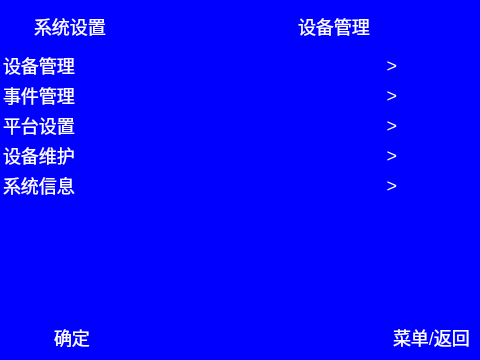
<?xml version="1.0" encoding="UTF-8"?>
<ui version="4.0">
 <class>SystemSetting</class>
 <widget class="QWidget" name="SystemSetting">
  <property name="geometry">
   <rect>
    <x>0</x>
    <y>0</y>
    <width>480</width>
    <height>360</height>
   </rect>
  </property>
  <property name="windowTitle">
   <string>SystemSetting</string>
  </property>
  <property name="styleSheet">
   <string notr="true">
*{
color: rgb(255, 255, 255);
background-color: rgba(0, 0, 255, 100%);
font: 18px;
/*border:1px solid red;*/
}

#widgetHead{
	/*background-color: rgba(20 ,30, 30,100);*/
	/*border-bottom:1px solid #F8F8FF;*/
}

#tableWidget::item:focus{
	/*border: 0px solid rgb(255,209,128);)*/
/*border: 0px;
background-color::rgb(255,209,128);*/
}


</string>
  </property>
  <widget class="QWidget" name="BaseWidget" native="true">
   <property name="geometry">
    <rect>
     <x>0</x>
     <y>0</y>
     <width>480</width>
     <height>360</height>
    </rect>
   </property>
   <widget class="QWidget" name="widgetHead" native="true">
    <property name="geometry">
     <rect>
      <x>0</x>
      <y>0</y>
      <width>480</width>
      <height>50</height>
     </rect>
    </property>
    <widget class="QLabel" name="navTipValueLable">
     <property name="geometry">
      <rect>
       <x>34</x>
       <y>16</y>
       <width>72</width>
       <height>21</height>
      </rect>
     </property>
     <property name="text">
      <string>系统设置</string>
     </property>
    </widget>
    <widget class="QLabel" name="navTipLogoLable">
     <property name="geometry">
      <rect>
       <x>6</x>
       <y>17</y>
       <width>20</width>
       <height>20</height>
      </rect>
     </property>
     <property name="text">
      <string/>
     </property>
     <property name="pixmap">
      <pixmap resource="res.qrc">:/Image/nav-setting.png</pixmap>
     </property>
     <property name="scaledContents">
      <bool>true</bool>
     </property>
    </widget>
    <widget class="QLabel" name="navTipconfigLable">
     <property name="geometry">
      <rect>
       <x>298</x>
       <y>16</y>
       <width>141</width>
       <height>21</height>
      </rect>
     </property>
     <property name="text">
      <string>设备管理</string>
     </property>
    </widget>
   </widget>
   <widget class="QTableWidget" name="tableWidget">
    <property name="enabled">
     <bool>true</bool>
    </property>
    <property name="geometry">
     <rect>
      <x>0</x>
      <y>50</y>
      <width>480</width>
      <height>360</height>
     </rect>
    </property>
    <property name="focusPolicy">
     <enum>Qt::NoFocus</enum>
    </property>
    <property name="frameShape">
     <enum>QFrame::NoFrame</enum>
    </property>
    <property name="lineWidth">
     <number>0</number>
    </property>
    <property name="verticalScrollBarPolicy">
     <enum>Qt::ScrollBarAlwaysOff</enum>
    </property>
    <property name="horizontalScrollBarPolicy">
     <enum>Qt::ScrollBarAlwaysOff</enum>
    </property>
    <property name="sizeAdjustPolicy">
     <enum>QAbstractScrollArea::AdjustToContents</enum>
    </property>
    <property name="editTriggers">
     <set>QAbstractItemView::AnyKeyPressed|QAbstractItemView::DoubleClicked|QAbstractItemView::EditKeyPressed</set>
    </property>
    <property name="tabKeyNavigation">
     <bool>false</bool>
    </property>
    <property name="selectionMode">
     <enum>QAbstractItemView::SingleSelection</enum>
    </property>
    <property name="selectionBehavior">
     <enum>QAbstractItemView::SelectRows</enum>
    </property>
    <property name="showGrid">
     <bool>false</bool>
    </property>
    <property name="gridStyle">
     <enum>Qt::NoPen</enum>
    </property>
    <property name="wordWrap">
     <bool>false</bool>
    </property>
    <property name="cornerButtonEnabled">
     <bool>false</bool>
    </property>
    <attribute name="horizontalHeaderVisible">
     <bool>false</bool>
    </attribute>
    <attribute name="horizontalHeaderCascadingSectionResizes">
     <bool>false</bool>
    </attribute>
    <attribute name="horizontalHeaderDefaultSectionSize">
     <number>200</number>
    </attribute>
    <attribute name="horizontalHeaderHighlightSections">
     <bool>false</bool>
    </attribute>
    <attribute name="verticalHeaderVisible">
     <bool>false</bool>
    </attribute>
    <attribute name="verticalHeaderHighlightSections">
     <bool>false</bool>
    </attribute>
    <attribute name="verticalHeaderShowSortIndicator" stdset="0">
     <bool>false</bool>
    </attribute>
    <row>
     <property name="text">
      <string>1</string>
     </property>
    </row>
    <row>
     <property name="text">
      <string>2</string>
     </property>
    </row>
    <row>
     <property name="text">
      <string>3</string>
     </property>
    </row>
    <row>
     <property name="text">
      <string>4</string>
     </property>
    </row>
    <row>
     <property name="text">
      <string>5</string>
     </property>
    </row>
    <column>
     <property name="text">
      <string>1</string>
     </property>
    </column>
    <column>
     <property name="text">
      <string>2</string>
     </property>
    </column>
    <item row="0" column="0">
     <property name="text">
      <string>设备管理</string>
     </property>
    </item>
    <item row="0" column="1">
     <property name="text">
      <string>&gt;</string>
     </property>
     <property name="textAlignment">
      <set>AlignTrailing|AlignVCenter</set>
     </property>
    </item>
    <item row="1" column="0">
     <property name="text">
      <string>事件管理</string>
     </property>
    </item>
    <item row="1" column="1">
     <property name="text">
      <string>&gt;</string>
     </property>
     <property name="textAlignment">
      <set>AlignTrailing|AlignVCenter</set>
     </property>
    </item>
    <item row="2" column="0">
     <property name="text">
      <string>平台设置</string>
     </property>
    </item>
    <item row="2" column="1">
     <property name="text">
      <string>&gt;</string>
     </property>
     <property name="textAlignment">
      <set>AlignTrailing|AlignVCenter</set>
     </property>
    </item>
    <item row="3" column="0">
     <property name="text">
      <string>设备维护</string>
     </property>
    </item>
    <item row="3" column="1">
     <property name="text">
      <string>&gt;</string>
     </property>
     <property name="textAlignment">
      <set>AlignTrailing|AlignVCenter</set>
     </property>
    </item>
    <item row="4" column="0">
     <property name="text">
      <string>系统信息</string>
     </property>
    </item>
    <item row="4" column="1">
     <property name="text">
      <string>&gt;</string>
     </property>
     <property name="textAlignment">
      <set>AlignTrailing|AlignVCenter</set>
     </property>
    </item>
   </widget>
   <widget class="QWidget" name="widgetBottom" native="true">
    <property name="geometry">
     <rect>
      <x>0</x>
      <y>310</y>
      <width>480</width>
      <height>50</height>
     </rect>
    </property>
    <widget class="QLabel" name="tipOkLogoLable">
     <property name="geometry">
      <rect>
       <x>9</x>
       <y>7</y>
       <width>40</width>
       <height>40</height>
      </rect>
     </property>
     <property name="text">
      <string/>
     </property>
     <property name="pixmap">
      <pixmap resource="res.qrc">:/Image/ok.png</pixmap>
     </property>
     <property name="scaledContents">
      <bool>true</bool>
     </property>
    </widget>
    <widget class="QLabel" name="tipOkValueLable">
     <property name="geometry">
      <rect>
       <x>54</x>
       <y>12</y>
       <width>41</width>
       <height>31</height>
      </rect>
     </property>
     <property name="text">
      <string>确定</string>
     </property>
    </widget>
    <widget class="QLabel" name="tipReturnValueLable">
     <property name="geometry">
      <rect>
       <x>354</x>
       <y>9</y>
       <width>35</width>
       <height>35</height>
      </rect>
     </property>
     <property name="text">
      <string/>
     </property>
     <property name="pixmap">
      <pixmap resource="res.qrc">:/Image/back.png</pixmap>
     </property>
     <property name="scaledContents">
      <bool>true</bool>
     </property>
    </widget>
    <widget class="QLabel" name="tipReturnLogoLable">
     <property name="geometry">
      <rect>
       <x>393</x>
       <y>12</y>
       <width>81</width>
       <height>31</height>
      </rect>
     </property>
     <property name="text">
      <string>菜单/返回</string>
     </property>
    </widget>
   </widget>
  </widget>
 </widget>
 <resources>
  <include location="res.qrc"/>
 </resources>
 <connections/>
</ui>
